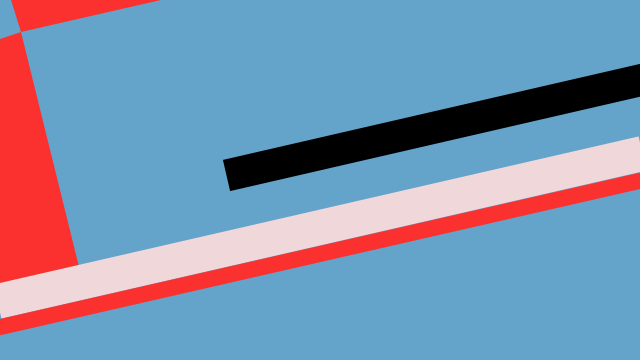
Frame 1 (no input)
Frame 60 (the mouse pressed at the canvas centre just before this capture): identical to frame 1, image omitted
Frame 120 (the mouse held since frame 60 and released just before this capture): identical to frame 1, image omitted

The Processing sketch that drew this single still picture (run headless with seeded random() and noise(); from frame 60 on, the mouse is pressed at the canvas centre):

// Processing sketch: processing_45654
// ── processing_45654.pde

color c1;

void setup(){
size(640,360);
smooth();
c1 = color(251,49,47);

}
void draw(){
background(100,164,203);


beginShape();
noStroke();
fill(c1);
vertex(11,0);
vertex(21,32);
vertex(161,0);
endShape(CLOSE);

beginShape();
fill(c1);
vertex(21,32);
vertex(82,279);
vertex(0,300);
vertex(0,39);
endShape(CLOSE);

stroke(240,216,218);
strokeWeight(35);
strokeCap(SQUARE);
line(-3,301,642,153);

stroke(0);
strokeWeight(32);
strokeCap(SQUARE);
line(226,175,643,79);

stroke(c1);
strokeWeight(16);
strokeCap(SQUARE);
line(-2,327,641,180);



}
